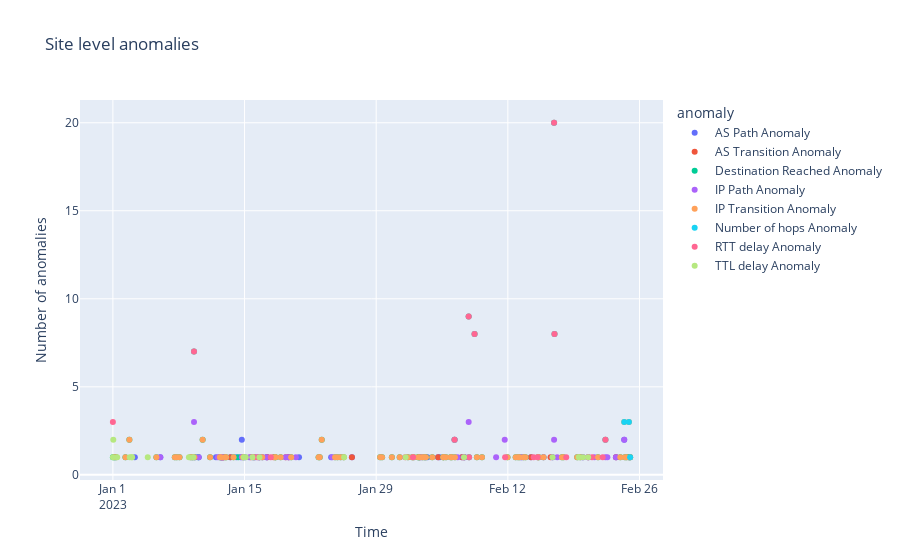

Write notebook code for a chart like this one.
### Code cell
df = mta.anomaly_reports

X = df.set_index(['timestamp', 'src', 'dest']).stack().reset_index()
X = X[X[0] == True]
X.columns = ["timestamp",  "source", "destination", "anomaly", "value"]
X["value"] = X["value"].astype(int)


period = "1H"
stacked = True
mode =  "stack" if stacked else "group"
X = (X[["timestamp", "value", "anomaly"]].groupby("anomaly").resample(period, on='timestamp').sum(numeric_only=True).reset_index())
# X = (X[["timestamp", "value", "anomaly"]].groupby("anomaly").reset_index())
Y = X[X['value']>0]
fig = px.scatter(Y, x="timestamp", y="value", color="anomaly", title=f"Anomaly detection for ")

fig.update_layout(bargap=0,
                  bargroupgap = 0,
                 )
                
fig.update_layout(
    barmode='stack',
    yaxis=dict(
        title='Number of anomalies'
    ),
    xaxis=dict(
        title='Time'
    ),
    title=f"Site level anomalies"
    # bargap=0.0001  # Adjust this value to change bar width indirectly
)
fig.show(config = {
  'toImageButtonOptions': {
    'format': 'png', # one of png, svg, jpeg, webp
    'filename': 'custom_image',
    'height': 500,
    'width': 1400,
    'scale':6 # Multiply title/legend/axis/canvas sizes by this factor
  }
})

### Figure 1 — Plotly figure (JSON) as saved in the notebook; plotly's stock layout.template omitted (floating-point values rounded to 4 significant figures)
{"data": [{"hovertemplate": "anomaly=AS Path Anomaly<br>timestamp=%{x}<br>value=%{y}<extra></extra>", "legendgroup": "AS Path Anomaly", "marker": {"color": "#636efa", "symbol": "circle"}, "mode": "markers", "name": "AS Path Anomaly", "orientation": "v", "showlegend": true, "type": "scatter", "x": ["2023-01-03T08:00:00", "2023-01-06T01:00:00", "2023-01-09T12:00:00", "2023-01-09T18:00:00", "2023-01-10T03:00:00", "2023-01-11T23:00:00", "2023-01-12T10:00:00", "2023-01-12T12:00:00", "2023-01-12T14:00:00", "2023-01-12T17:00:00", "2023-01-12T18:00:00", "2023-01-13T12:00:00", "2023-01-14T03:00:00", "2023-01-14T14:00:00", "2023-01-14T17:00:00", "2023-01-14T23:00:00", "2023-01-15T01:00:00", "2023-01-15T21:00:00", "2023-01-16T03:00:00", "2023-01-16T11:00:00", "2023-01-16T14:00:00", "2023-01-17T08:00:00", "2023-01-17T10:00:00", "2023-01-19T17:00:00", "2023-01-20T19:00:00", "2023-01-24T05:00:00", "2023-01-26T10:00:00", "2023-02-02T15:00:00", "2023-02-03T05:00:00", "2023-02-03T11:00:00", "2023-02-04T14:00:00", "2023-02-04T18:00:00", "2023-02-07T03:00:00", "2023-02-07T08:00:00", "2023-02-07T10:00:00", "2023-02-13T10:00:00", "2023-02-14T11:00:00", "2023-02-16T18:00:00", "2023-02-19T23:00:00", "2023-02-20T13:00:00", "2023-02-23T12:00:00", "2023-02-24T09:00:00"], "xaxis": "x", "y": [1, 1, 1, 1, 1, 1, 1, 1, 1, 1, 1, 1, 1, 1, 2, 1, 1, 1, 1, 1, 1, 1, 1, 1, 1, 1, 1, 1, 1, 1, 1, 1, 1, 1, 1, 1, 1, 1, 1, 1, 1, 2], "yaxis": "y"}, {"hovertemplate": "anomaly=AS Transition Anomaly<br>timestamp=%{x}<br>value=%{y}<extra></extra>", "legendgroup": "AS Transition Anomaly", "marker": {"color": "#EF553B", "symbol": "circle"}, "mode": "markers", "name": "AS Transition Anomaly", "orientation": "v", "showlegend": true, "type": "scatter", "x": ["2023-01-12T14:00:00", "2023-01-12T17:00:00", "2023-01-12T18:00:00", "2023-01-13T12:00:00", "2023-01-15T16:00:00", "2023-01-16T14:00:00", "2023-01-17T10:00:00", "2023-01-18T02:00:00", "2023-01-19T09:00:00", "2023-01-19T16:00:00", "2023-01-26T10:00:00", "2023-02-02T15:00:00", "2023-02-04T14:00:00", "2023-02-07T03:00:00", "2023-02-07T08:00:00", "2023-02-14T11:00:00", "2023-02-16T13:00:00", "2023-02-23T12:00:00", "2023-02-24T21:00:00", "2023-02-25T00:00:00"], "xaxis": "x", "y": [1, 1, 1, 1, 1, 1, 1, 1, 1, 1, 1, 1, 1, 1, 1, 1, 1, 1, 1, 1], "yaxis": "y"}, {"hovertemplate": "anomaly=Destination Reached Anomaly<br>timestamp=%{x}<br>value=%{y}<extra></extra>", "legendgroup": "Destination Reached Anomaly", "marker": {"color": "#00cc96", "symbol": "circle"}, "mode": "markers", "name": "Destination Reached Anomaly", "orientation": "v", "showlegend": true, "type": "scatter", "x": ["2023-01-01T00:00:00", "2023-01-01T03:00:00", "2023-01-01T05:00:00", "2023-01-01T08:00:00", "2023-01-02T08:00:00", "2023-01-02T18:00:00", "2023-01-05T15:00:00", "2023-01-07T14:00:00", "2023-01-07T19:00:00", "2023-01-08T02:00:00", "2023-01-09T06:00:00", "2023-01-09T10:00:00", "2023-01-09T16:00:00", "2023-01-10T02:00:00", "2023-01-10T13:00:00", "2023-01-11T08:00:00", "2023-01-12T09:00:00", "2023-01-12T12:00:00", "2023-01-12T22:00:00", "2023-01-13T01:00:00", "2023-01-13T20:00:00", "2023-01-14T08:00:00", "2023-01-14T20:00:00", "2023-01-16T00:00:00", "2023-01-16T21:00:00", "2023-01-18T06:00:00", "2023-01-18T07:00:00", "2023-01-18T20:00:00", "2023-01-19T23:00:00", "2023-01-22T21:00:00", "2023-01-23T00:00:00", "2023-01-23T05:00:00", "2023-01-24T15:00:00", "2023-01-24T21:00:00", "2023-01-25T05:00:00", "2023-01-25T13:00:00", "2023-01-29T10:00:00", "2023-01-29T15:00:00", "2023-01-30T16:00:00", "2023-01-31T12:00:00", "2023-02-01T09:00:00", "2023-02-01T20:00:00", "2023-02-02T00:00:00", "2023-02-02T11:00:00", "2023-02-02T12:00:00", "2023-02-02T15:00:00", "2023-02-02T22:00:00", "2023-02-03T03:00:00", "2023-02-03T07:00:00", "2023-02-03T23:00:00", "2023-02-05T03:00:00", "2023-02-05T04:00:00", "2023-02-05T10:00:00", "2023-02-05T22:00:00", "2023-02-06T01:00:00", "2023-02-06T09:00:00", "2023-02-08T17:00:00", "2023-02-09T06:00:00", "2023-02-11T23:00:00", "2023-02-12T20:00:00", "2023-02-13T02:00:00", "2023-02-13T06:00:00", "2023-02-13T16:00:00", "2023-02-13T21:00:00", "2023-02-15T05:00:00", "2023-02-15T07:00:00", "2023-02-15T19:00:00", "2023-02-17T18:00:00", "2023-02-17T22:00:00", "2023-02-19T09:00:00", "2023-02-19T17:00:00", "2023-02-21T14:00:00", "2023-02-23T23:00:00", "2023-02-24T11:00:00", "2023-02-24T15:00:00", "2023-02-24T21:00:00", "2023-02-25T00:00:00"], "xaxis": "x", "y": [1, 1, 1, 1, 1, 2, 1, 1, 1, 1, 1, 1, 1, 1, 2, 1, 1, 1, 1, 1, 1, 1, 1, 1, 1, 1, 1, 1, 1, 1, 1, 2, 1, 1, 1, 1, 1, 1, 1, 1, 1, 1, 1, 1, 1, 1, 1, 1, 1, 1, 1, 1, 1, 1, 1, 1, 1, 1, 1, 1, 1, 1, 1, 1, 1, 1, 1, 1, 1, 1, 1, 1, 1, 1, 1, 1, 1], "yaxis": "y"}, {"hovertemplate": "anomaly=IP Path Anomaly<br>timestamp=%{x}<br>value=%{y}<extra></extra>", "legendgroup": "IP Path Anomaly", "marker": {"color": "#ab63fa", "symbol": "circle"}, "mode": "markers", "name": "IP Path Anomaly", "orientation": "v", "showlegend": true, "type": "scatter", "x": ["2023-01-06T01:00:00", "2023-01-09T15:00:00", "2023-01-10T03:00:00", "2023-01-12T04:00:00", "2023-01-12T12:00:00", "2023-01-12T13:00:00", "2023-01-12T16:00:00", "2023-01-14T17:00:00", "2023-01-15T12:00:00", "2023-01-16T00:00:00", "2023-01-16T14:00:00", "2023-01-16T22:00:00", "2023-01-17T08:00:00", "2023-01-19T09:00:00", "2023-01-19T17:00:00", "2023-01-20T11:00:00", "2023-01-24T08:00:00", "2023-02-02T20:00:00", "2023-02-06T08:00:00", "2023-02-06T16:00:00", "2023-02-07T08:00:00", "2023-02-07T20:00:00", "2023-02-10T18:00:00", "2023-02-11T16:00:00", "2023-02-13T12:00:00", "2023-02-15T19:00:00", "2023-02-16T18:00:00", "2023-02-16T22:00:00", "2023-02-17T06:00:00", "2023-02-20T00:00:00", "2023-02-20T13:00:00", "2023-02-21T05:00:00", "2023-02-22T09:00:00", "2023-02-22T14:00:00", "2023-02-23T12:00:00", "2023-02-24T09:00:00"], "xaxis": "x", "y": [1, 3, 1, 1, 1, 1, 1, 1, 1, 1, 1, 1, 1, 1, 1, 1, 1, 1, 2, 1, 1, 3, 1, 2, 1, 1, 1, 2, 1, 1, 1, 1, 1, 1, 1, 2], "yaxis": "y"}, {"hovertemplate": "anomaly=IP Transition Anomaly<br>timestamp=%{x}<br>value=%{y}<extra></extra>", "legendgroup": "IP Transition Anomaly", "marker": {"color": "#FFA15A", "symbol": "circle"}, "mode": "markers", "name": "IP Transition Anomaly", "orientation": "v", "showlegend": true, "type": "scatter", "x": ["2023-01-01T03:00:00", "2023-01-01T08:00:00", "2023-01-02T08:00:00", "2023-01-02T18:00:00", "2023-01-05T15:00:00", "2023-01-07T14:00:00", "2023-01-07T19:00:00", "2023-01-08T02:00:00", "2023-01-09T06:00:00", "2023-01-09T10:00:00", "2023-01-09T15:00:00", "2023-01-09T16:00:00", "2023-01-10T13:00:00", "2023-01-11T08:00:00", "2023-01-12T09:00:00", "2023-01-12T12:00:00", "2023-01-12T22:00:00", "2023-01-13T01:00:00", "2023-01-13T20:00:00", "2023-01-14T20:00:00", "2023-01-16T00:00:00", "2023-01-16T21:00:00", "2023-01-18T06:00:00", "2023-01-18T07:00:00", "2023-01-18T20:00:00", "2023-01-19T23:00:00", "2023-01-22T21:00:00", "2023-01-23T00:00:00", "2023-01-23T05:00:00", "2023-01-24T15:00:00", "2023-01-24T21:00:00", "2023-01-25T05:00:00", "2023-01-25T13:00:00", "2023-01-29T10:00:00", "2023-01-29T15:00:00", "2023-01-30T16:00:00", "2023-01-31T12:00:00", "2023-02-01T09:00:00", "2023-02-01T20:00:00", "2023-02-02T00:00:00", "2023-02-02T11:00:00", "2023-02-02T15:00:00", "2023-02-02T22:00:00", "2023-02-03T03:00:00", "2023-02-03T07:00:00", "2023-02-03T23:00:00", "2023-02-05T03:00:00", "2023-02-05T04:00:00", "2023-02-05T10:00:00", "2023-02-05T22:00:00", "2023-02-06T01:00:00", "2023-02-06T08:00:00", "2023-02-06T09:00:00", "2023-02-07T20:00:00", "2023-02-07T21:00:00", "2023-02-08T11:00:00", "2023-02-08T17:00:00", "2023-02-09T06:00:00", "2023-02-11T23:00:00", "2023-02-12T20:00:00", "2023-02-13T02:00:00", "2023-02-13T06:00:00", "2023-02-13T16:00:00", "2023-02-13T21:00:00", "2023-02-15T05:00:00", "2023-02-15T07:00:00", "2023-02-15T19:00:00", "2023-02-16T22:00:00", "2023-02-16T23:00:00", "2023-02-17T18:00:00", "2023-02-17T22:00:00", "2023-02-19T09:00:00", "2023-02-19T17:00:00", "2023-02-21T14:00:00", "2023-02-22T09:00:00", "2023-02-23T23:00:00", "2023-02-24T09:00:00", "2023-02-24T11:00:00", "2023-02-24T15:00:00", "2023-02-24T21:00:00", "2023-02-25T00:00:00"], "xaxis": "x", "y": [1, 1, 1, 2, 1, 1, 1, 1, 1, 1, 7, 1, 2, 1, 1, 1, 1, 1, 1, 1, 1, 1, 1, 1, 1, 1, 1, 1, 2, 1, 1, 1, 1, 1, 1, 1, 1, 1, 1, 1, 1, 1, 1, 1, 1, 1, 1, 1, 1, 1, 1, 2, 1, 9, 1, 8, 1, 1, 1, 1, 1, 1, 1, 1, 1, 1, 1, 20, 8, 1, 1, 1, 1, 1, 2, 1, 3, 1, 1, 3, 1], "yaxis": "y"}, {"hovertemplate": "anomaly=Number of hops Anomaly<br>timestamp=%{x}<br>value=%{y}<extra></extra>", "legendgroup": "Number of hops Anomaly", "marker": {"color": "#19d3f3", "symbol": "circle"}, "mode": "markers", "name": "Number of hops Anomaly", "orientation": "v", "showlegend": true, "type": "scatter", "x": ["2023-01-09T15:00:00", "2023-02-06T08:00:00", "2023-02-07T20:00:00", "2023-02-07T21:00:00", "2023-02-08T11:00:00", "2023-02-16T22:00:00", "2023-02-16T23:00:00", "2023-02-22T09:00:00", "2023-02-24T09:00:00", "2023-02-24T21:00:00", "2023-02-25T00:00:00"], "xaxis": "x", "y": [7, 2, 9, 1, 8, 20, 8, 2, 3, 3, 1], "yaxis": "y"}, {"hovertemplate": "anomaly=RTT delay Anomaly<br>timestamp=%{x}<br>value=%{y}<extra></extra>", "legendgroup": "RTT delay Anomaly", "marker": {"color": "#FF6692", "symbol": "circle"}, "mode": "markers", "name": "RTT delay Anomaly", "orientation": "v", "showlegend": true, "type": "scatter", "x": ["2023-01-01T00:00:00", "2023-01-09T15:00:00", "2023-01-16T08:00:00", "2023-01-17T19:00:00", "2023-02-01T02:00:00", "2023-02-01T22:00:00", "2023-02-06T08:00:00", "2023-02-07T20:00:00", "2023-02-07T21:00:00", "2023-02-08T11:00:00", "2023-02-11T17:00:00", "2023-02-14T18:00:00", "2023-02-15T04:00:00", "2023-02-16T22:00:00", "2023-02-16T23:00:00", "2023-02-18T05:00:00", "2023-02-20T13:00:00", "2023-02-20T23:00:00", "2023-02-22T02:00:00", "2023-02-22T09:00:00"], "xaxis": "x", "y": [3, 7, 1, 1, 1, 1, 2, 9, 1, 8, 1, 1, 1, 20, 8, 1, 1, 1, 1, 2], "yaxis": "y"}, {"hovertemplate": "anomaly=TTL delay Anomaly<br>timestamp=%{x}<br>value=%{y}<extra></extra>", "legendgroup": "TTL delay Anomaly", "marker": {"color": "#B6E880", "symbol": "circle"}, "mode": "markers", "name": "TTL delay Anomaly", "orientation": "v", "showlegend": true, "type": "scatter", "x": ["2023-01-01T00:00:00", "2023-01-01T01:00:00", "2023-01-01T11:00:00", "2023-01-02T19:00:00", "2023-01-03T00:00:00", "2023-01-03T01:00:00", "2023-01-04T17:00:00", "2023-01-09T02:00:00", "2023-01-09T13:00:00", "2023-01-14T22:00:00", "2023-01-15T03:00:00", "2023-01-15T20:00:00", "2023-01-16T14:00:00", "2023-01-25T14:00:00", "2023-02-01T03:00:00", "2023-02-07T08:00:00", "2023-02-16T18:00:00", "2023-02-19T13:00:00", "2023-02-20T00:00:00", "2023-02-20T13:00:00"], "xaxis": "x", "y": [1, 2, 1, 1, 1, 1, 1, 1, 1, 1, 1, 1, 1, 1, 1, 1, 1, 1, 1, 1], "yaxis": "y"}], "layout": {"bargap": 0, "bargroupgap": 0, "barmode": "stack", "legend": {"title": {"text": "anomaly"}, "tracegroupgap": 0}, "title": {"text": "Site level anomalies"}, "xaxis": {"anchor": "y", "domain": [0, 1], "title": {"text": "Time"}}, "yaxis": {"anchor": "x", "domain": [0, 1], "title": {"text": "Number of anomalies"}}}}
